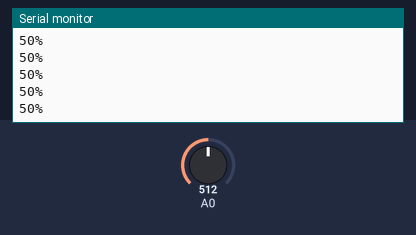
The sketch below on a simulated Arduino Uno, built with avr-gcc and run on an emulated ATmega328P. Parts: the last lines printed to the serial monitor. Inputs (shaded band) come from the test bench; at power-on: A0 = 512.

Above: at 1.2 s.
1.3 s: A0 set to 716
At 2.4 s:
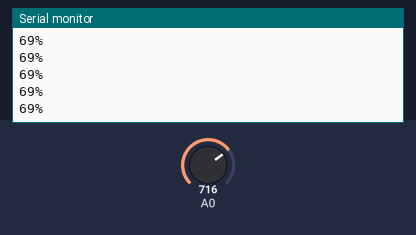
2.8 s: A0 set to 900
At 3.7 s:
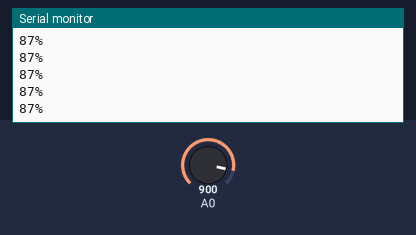
Timing chart, 0 to 5.8 s (numbered marks = the images above; inputs shaded):
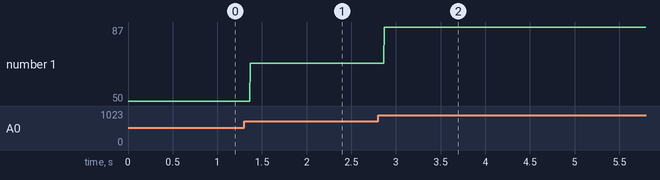

The sketch:

Soil-Moisture.ino
```cpp
void setup()
{
  Serial.begin(9600);
}

void loop()
{
  int value = analogRead(A0);
  int percent = map(value, 0, 1023, 0, 100);
  Serial.print(percent);
  Serial.println('%');
}
```

Measured:
- after the input at 1.3 s, the serial monitor: prints a new line after 0.07 s (image 1)
- after the input at 2.8 s, the serial monitor: prints a new line after 0.07 s (image 2)
- plotted number 1: 50 → 69 after the input at 1.3 s, 69 → 87 after the input at 2.8 s
